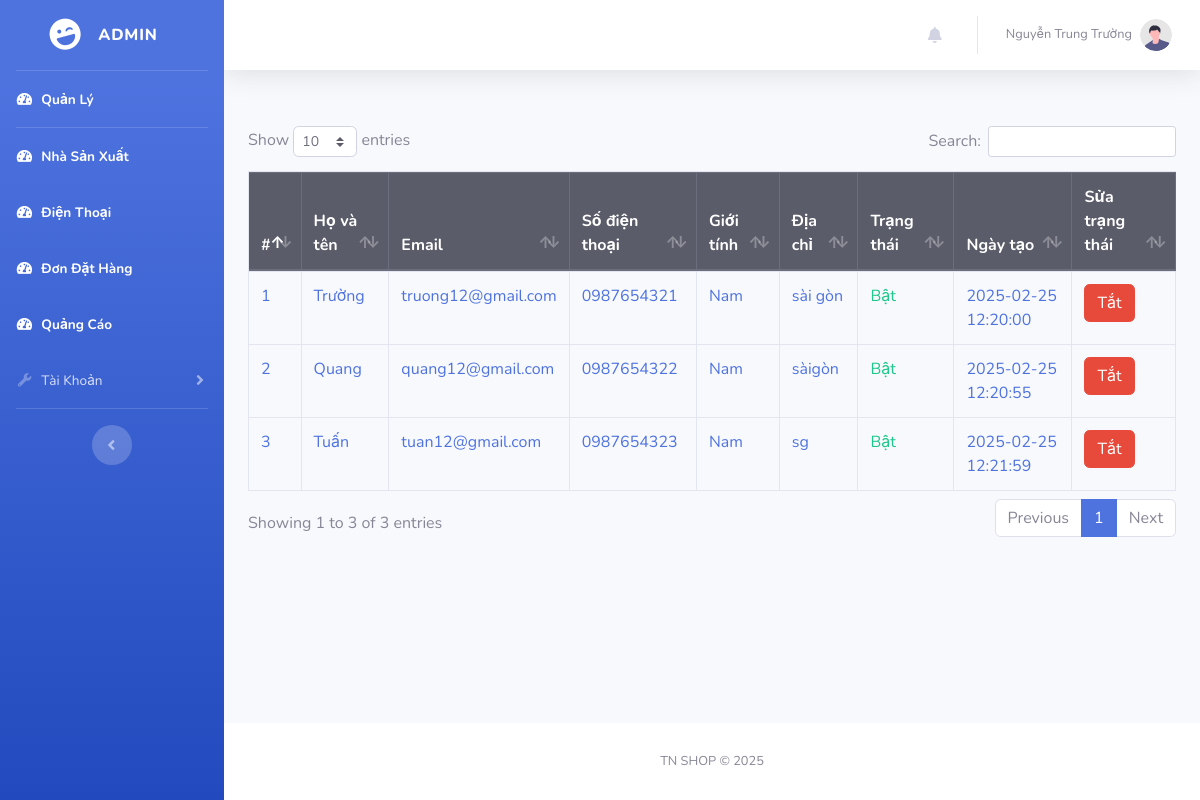
The app's page /admin/users/index.php (signed in) with its own data.
### tables this page shows
CREATE TABLE `customers` (
  `id` int(11) NOT NULL,
  `name` varchar(50) NOT NULL,
  `email` varchar(50) NOT NULL,
  `password` varchar(200) NOT NULL,
  `phone` varchar(20) NOT NULL,
  `status` tinyint(2) NOT NULL DEFAULT 1,
  `gender` tinyint(2) NOT NULL DEFAULT 1,
  `address` varchar(200) DEFAULT NULL,
  `token` varchar(50) DEFAULT NULL,
  `created_at` datetime DEFAULT current_timestamp(),
  `deleted_at` datetime DEFAULT NULL,
  `updated_at` datetime DEFAULT current_timestamp()
);

### admin/users/index.php (the view, shortened to what this page needs)
<?php
require '../root.php';
$sql = "SELECT * FROM `customers` ORDER BY `customers`.`status` DESC,`customers`.`id` ASC";
$result = mysqli_query($connect, $sql);
?>
<!DOCTYPE html>
<html lang="en">
<head>
    <?php
    include '../partials/head_view.php';
    ?>
    <link href="../public/vendor/datatables/dataTables.bootstrap4.min.css" rel="stylesheet">
</head>
<body id="page-top">
    <?php
    include '../partials/header_view.php';
    ?>
    <div class="container-fluid">
        <div class="row p-2">
        </div>
        <div class="row mt-3">
            <div class="col">
                <div class="table-responsive">
                    <table class="table table-bordered mt-1 align-middle" id="dataTable" width="100%" cellspacing="0">
                        <thead class="thead-dark">
                            <tr>
                                <th>#</th>
                                <th>Họ và tên</th>
                                <th>Email</th>
                                <th>Số điện thoại</th>
                                <th>Giới tính</th>
                                <th>Địa chỉ</th>
                                <th>Trạng thái</th>
                                <th>Ngày tạo</th>
                                <?php if($_SESSION['lever'] == 1): ?>
                                    <th>Sửa trạng thái</th>
                                <?php endif ?>
                            </tr>
                        </thead>
                        <tbody class="thead-light">
                            <?php foreach ($result as $each) : ?>
                                <tr class="text-dark">
                                    <td class="text-primary"> <?php echo $each['id']; ?></td>
                                    <td class="text-primary"> <?php echo $each['name']; ?></td>
                                    <td class="text-primary"> <?php echo $each['email']; ?></td>
                                    <td class="text-primary"> <?php echo $each['phone']; ?></td>
                                    <td class="text-primary">
                                        <?php if($each['gender'] == 1){ ?>
                                           Nam
                                        <?php }else{?>
                                            Nữ
                                        <?php }?>
                                    </td>
                                    <td class="text-primary"> <?php echo $each['address']; ?></td>
                                    <td class="text-success">
                                        <?php if($each['status'] == 1){ ?>
                                            Bật
                                        <?php }else{?>
                                            <span class="text-danger">
                                                Tắt
                                            </span>
                                        <?php }?>
                                    </td>
                                    <td class="text-primary"> <?php echo $each['created_at']; ?></td>
                                    <?php if($_SESSION['lever'] == 1): ?>
                                        <?php if($each['status'] == 1){ ?>
                                            <td>
                                                <a class="btn btn-danger" href="update_status.php?id=<?php echo $each['id']; ?>&status=0">Tắt</a>
                                            </td>
                                        <?php }else{ ?>
                                            <td>
                                                <a class="btn btn-info" href="update_status.php?id=<?php echo $each['id']; ?>&status=1">Bật</a>
                                            </td>
                                        <?php } ?>
                                    <?php endif ?>
                                </tr>
                            <?php endforeach ?>
                        </tbody>
                    </table>
                </div>
            </div>
        </div>
    </div>
    <?php
    include '../partials/footer_view.php';
    ?>
</body>
</html>

### records on screen
customers: id "1", name "Trường", email "truong12@gmail.com", phone "0987654321", gender "Nam", address "sài gòn", status "Bật", created_at "2025-02-25 12:20:00"
customers: id "2", name "Quang", email "quang12@gmail.com", phone "0987654322", gender "Nam", address "sàigòn", status "Bật", created_at "2025-02-25 12:20:55"
customers: id "3", name "Tuấn", email "tuan12@gmail.com", phone "0987654323", gender "Nam", address "sg", status "Bật", created_at "2025-02-25 12:21:59"

### other values on screen
$_SESSION['fullname'] "Nguyễn Trung Trường"
